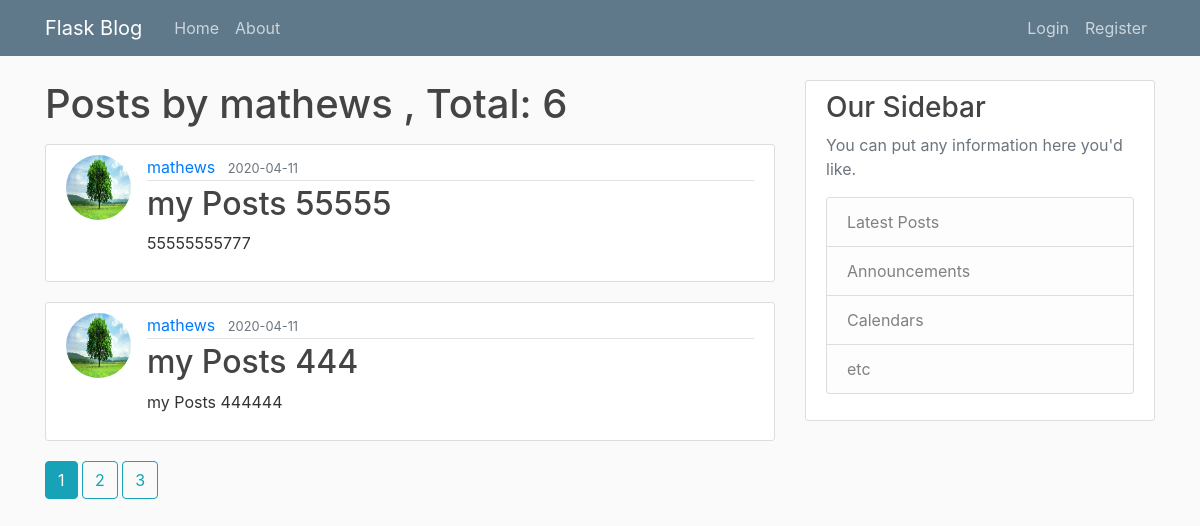
The page /user/mathews on the database its author committed.
### flaskblog/models.py (models this page shows, shortened)
class User(db.Model, UserMixin):
    id = db.Column(db.Integer, primary_key=True)
    username = db.Column(db.String(25), unique=True, nullable=False)
    email = db.Column(db.String(100), unique=True, nullable=False)
    image_file = db.Column(db.String(20), nullable=False, default='default.jpeg')
    password = db.Column(db.String(60), nullable=False)
    posts = db.relationship('Post', backref='author', lazy=True)

class Post(db.Model):
    id = db.Column(db.Integer, primary_key=True)
    title = db.Column(db.String(100), nullable=False)
    date_posted = db.Column(db.DateTime, nullable=False, default=datetime.utcnow)
    content = db.Column(db.Text, nullable=False)
    user_id = db.Column(db.Integer, db.ForeignKey('user.id'), nullable=False)

### flaskblog/users/routes.py (the view)
@users.route("/user/<string:username>")
def user_post(username):
    page = request.args.get('page', 1, type=int)
    user = User.query.filter_by(username=username).first_or_404()
    posts = Post.query.filter_by(author=user).order_by(Post.date_posted.desc()).paginate(page=page, per_page=2)
    return render_template('user_posts.html', posts=posts, user=user)

### flaskblog/templates/user_posts.html (shortened to what this page needs)
{% extends "layout.html" %}
{% block content %}
<h1 class="mb-3"> Posts by {{ user.username }} , Total: {{ posts.total }}</h1>
{% for post in posts.items %}
<article class="media content-section">
    <img class="rounded-circle article-img"
         src="{{ url_for('static',filename='profile_pics/'+post.author.image_file) }}">
    <div class="media-body">
        <div class="article-metadata">
            <a class="mr-2" href="{{ url_for('users.user_post',username=post.author.username) }}">{{ post.author.username
                }}</a>
            <small class="text-muted">{{ post.date_posted.strftime('%Y-%m-%d') }}</small>
        </div>
        <h2><a class="article-title" href="{{ url_for('posts.post',post_id=post.id) }}">{{ post.title }}</a></h2>
        <p class="article-content">{{ post.content }}</p>
    </div>
</article>
{% endfor %}
{% for page_num in posts.iter_pages(left_edge=1,right_edge=1,left_current=1,right_current=2) %}
{% if page_num %}
{% if posts.page==page_num %}
<a class="btn btn-info mb-4" href="{{ url_for('users.user_post',username=user.username,page=page_num) }}">{{ page_num }}</a>
{% else %}
<a class="btn btn-outline-info mb-4" href="{{ url_for('users.user_post',username=user.username,page=page_num) }}">{{ page_num
    }}</a>
{% endif %}
{% endif %}
{% endfor %}
{% endblock content %}

### flaskblog/static/main.css (style rules this page uses)
body { background: #fafafa; color: #333333; margin-top: 5rem; }
h1, h2, h3, h4, h5, h6 { color: #444444; }
.content-section { background: #ffffff; padding: 10px 20px; border: 1px solid #dddddd; border-radius: 3px; margin-bottom: 20px; }
.article-title { color: #444444; }
.article-content { white-space: pre-line; }
.article-img { height: 65px; width: 65px; margin-right: 16px; }
.article-metadata { padding-bottom: 1px; margin-bottom: 4px; border-bottom: 1px solid #e3e3e3 }

### rows shown on the page
User: username "mathews"
Post: image_file (placeholder picture), author.username "mathews", date_posted "2020-04-11", title "my Posts 55555", content "55555555777"
Post: image_file (placeholder picture), author.username "mathews", date_posted "2020-04-11", title "my Posts 444", content "my Posts 444444"

### other values the page prints
{{ posts.total }} "6"
{{ page_num }} "1"
{{ page_num }} "2" "3"
